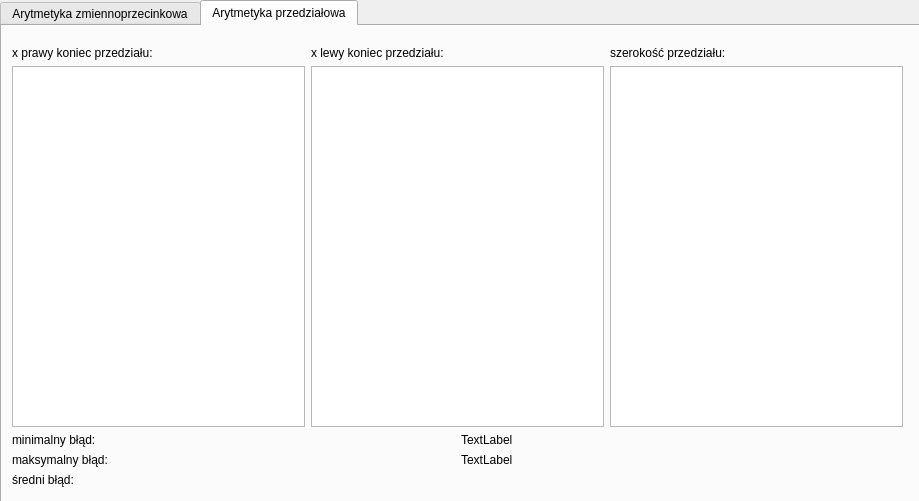
<?xml version="1.0" encoding="UTF-8"?>
<ui version="4.0">
 <class>Wyniki</class>
 <widget class="QDialog" name="Wyniki">
  <property name="geometry">
   <rect>
    <x>0</x>
    <y>0</y>
    <width>919</width>
    <height>501</height>
   </rect>
  </property>
  <property name="windowTitle">
   <string>Dialog</string>
  </property>
  <widget class="QTabWidget" name="tabWidget">
   <property name="geometry">
    <rect>
     <x>0</x>
     <y>0</y>
     <width>931</width>
     <height>511</height>
    </rect>
   </property>
   <property name="currentIndex">
    <number>1</number>
   </property>
   <widget class="QWidget" name="tab">
    <attribute name="title">
     <string>Arytmetyka zmiennoprzecinkowa</string>
    </attribute>
    <widget class="QWidget" name="verticalLayoutWidget">
     <property name="geometry">
      <rect>
       <x>10</x>
       <y>20</y>
       <width>901</width>
       <height>441</height>
      </rect>
     </property>
     <layout class="QVBoxLayout" name="verticalLayout">
      <item>
       <layout class="QHBoxLayout" name="horizontalLayout_3">
        <item>
         <widget class="QLabel" name="label_4">
          <property name="text">
           <string>x (rozwiązanie):</string>
          </property>
         </widget>
        </item>
        <item>
         <widget class="QLabel" name="label_3">
          <property name="text">
           <string>y:</string>
          </property>
         </widget>
        </item>
        <item>
         <widget class="QLabel" name="label_5">
          <property name="text">
           <string>y obliczone:</string>
          </property>
         </widget>
        </item>
       </layout>
      </item>
      <item>
       <layout class="QHBoxLayout" name="horizontalLayout">
        <item>
         <widget class="QTextBrowser" name="textBrowser"/>
        </item>
        <item>
         <widget class="QTextBrowser" name="textBrowser_2"/>
        </item>
        <item>
         <widget class="QTextBrowser" name="textBrowser_3"/>
        </item>
       </layout>
      </item>
      <item>
       <layout class="QHBoxLayout" name="horizontalLayout_7">
        <item>
         <widget class="QLabel" name="label_9">
          <property name="text">
           <string>minimalny błąd:</string>
          </property>
         </widget>
        </item>
        <item>
         <widget class="QLabel" name="min_blad_poz">
          <property name="text">
           <string>TextLabel</string>
          </property>
         </widget>
        </item>
       </layout>
      </item>
      <item>
       <layout class="QHBoxLayout" name="horizontalLayout_8">
        <item>
         <widget class="QLabel" name="label_10">
          <property name="text">
           <string>maksymalny błąd:</string>
          </property>
         </widget>
        </item>
        <item>
         <widget class="QLabel" name="maks_blad_poz">
          <property name="text">
           <string>TextLabel</string>
          </property>
         </widget>
        </item>
       </layout>
      </item>
      <item>
       <layout class="QHBoxLayout" name="horizontalLayout_2">
        <item>
         <widget class="QLabel" name="label">
          <property name="text">
           <string>średni błąd:</string>
          </property>
         </widget>
        </item>
        <item>
         <widget class="QLabel" name="etykieta_blad">
          <property name="text">
           <string>TextLabel</string>
          </property>
         </widget>
        </item>
       </layout>
      </item>
     </layout>
    </widget>
   </widget>
   <widget class="QWidget" name="tab_2">
    <attribute name="title">
     <string>Arytmetyka przedziałowa</string>
    </attribute>
    <widget class="QWidget" name="verticalLayoutWidget_2">
     <property name="geometry">
      <rect>
       <x>10</x>
       <y>20</y>
       <width>891</width>
       <height>441</height>
      </rect>
     </property>
     <layout class="QVBoxLayout" name="verticalLayout_2">
      <item>
       <layout class="QHBoxLayout" name="horizontalLayout_5">
        <item>
         <widget class="QLabel" name="label_7">
          <property name="text">
           <string>x prawy koniec przedziału:</string>
          </property>
         </widget>
        </item>
        <item>
         <widget class="QLabel" name="label_8">
          <property name="text">
           <string>x lewy koniec przedziału:</string>
          </property>
         </widget>
        </item>
        <item>
         <widget class="QLabel" name="label_6">
          <property name="text">
           <string>szerokość przedziału:</string>
          </property>
         </widget>
        </item>
       </layout>
      </item>
      <item>
       <layout class="QHBoxLayout" name="horizontalLayout_4">
        <item>
         <widget class="QTextBrowser" name="textBrowser_4"/>
        </item>
        <item>
         <widget class="QTextBrowser" name="textBrowser_5"/>
        </item>
        <item>
         <widget class="QTextBrowser" name="textBrowser_6"/>
        </item>
       </layout>
      </item>
      <item>
       <layout class="QHBoxLayout" name="horizontalLayout_9">
        <item>
         <widget class="QLabel" name="label_11">
          <property name="text">
           <string>minimalny błąd:</string>
          </property>
         </widget>
        </item>
        <item>
         <widget class="QLabel" name="min_blad_przedz">
          <property name="text">
           <string>TextLabel</string>
          </property>
         </widget>
        </item>
       </layout>
      </item>
      <item>
       <layout class="QHBoxLayout" name="horizontalLayout_10">
        <item>
         <widget class="QLabel" name="label_12">
          <property name="text">
           <string>maksymalny błąd:</string>
          </property>
         </widget>
        </item>
        <item>
         <widget class="QLabel" name="maks_blad_przedz">
          <property name="text">
           <string>TextLabel</string>
          </property>
         </widget>
        </item>
       </layout>
      </item>
      <item>
       <layout class="QHBoxLayout" name="horizontalLayout_6">
        <item>
         <widget class="QLabel" name="label_2">
          <property name="text">
           <string>średni błąd:</string>
          </property>
         </widget>
        </item>
        <item>
         <widget class="QLabel" name="etykieta_blad2">
          <property name="text">
           <string/>
          </property>
         </widget>
        </item>
       </layout>
      </item>
     </layout>
    </widget>
   </widget>
  </widget>
 </widget>
 <resources/>
 <connections/>
</ui>
